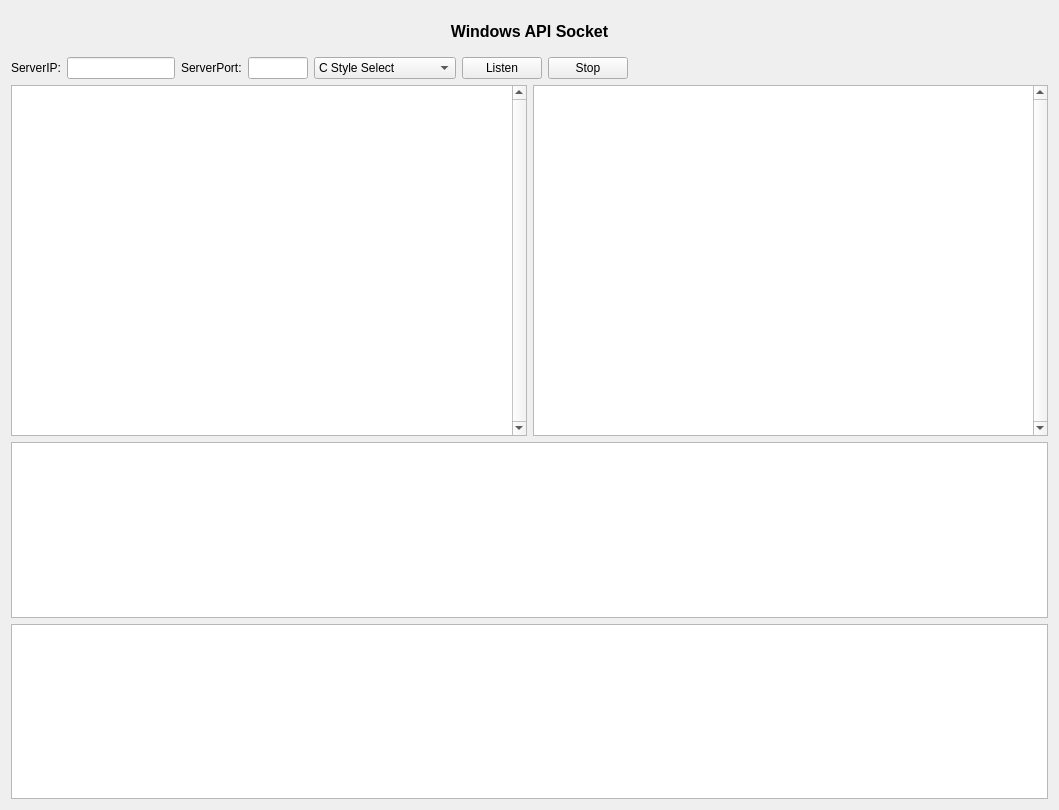
<?xml version="1.0" encoding="UTF-8"?>
<ui version="4.0">
 <class>MiscellaneousWinSocket</class>
 <widget class="QWidget" name="MiscellaneousWinSocket">
  <property name="geometry">
   <rect>
    <x>0</x>
    <y>0</y>
    <width>1059</width>
    <height>810</height>
   </rect>
  </property>
  <property name="windowTitle">
   <string>MiscellaneousWinSocket</string>
  </property>
  <layout class="QVBoxLayout" name="verticalLayout">
   <item>
    <widget class="QLabel" name="lbTitle">
     <property name="minimumSize">
      <size>
       <width>0</width>
       <height>40</height>
      </size>
     </property>
     <property name="font">
      <font>
       <pointsize>12</pointsize>
       <weight>75</weight>
       <bold>true</bold>
      </font>
     </property>
     <property name="text">
      <string>Windows API Socket</string>
     </property>
     <property name="alignment">
      <set>Qt::AlignCenter</set>
     </property>
    </widget>
   </item>
   <item>
    <layout class="QGridLayout" name="gridLayout" rowstretch="0,2,1,1">
     <property name="leftMargin">
      <number>0</number>
     </property>
     <property name="rightMargin">
      <number>0</number>
     </property>
     <item row="3" column="0" colspan="2">
      <widget class="QPlainTextEdit" name="teMatchError">
       <property name="font">
        <font>
         <family>Consolas</family>
         <pointsize>10</pointsize>
        </font>
       </property>
      </widget>
     </item>
     <item row="1" column="0">
      <widget class="QPlainTextEdit" name="teMatchTarget">
       <property name="font">
        <font>
         <family>Consolas</family>
         <pointsize>10</pointsize>
        </font>
       </property>
       <property name="verticalScrollBarPolicy">
        <enum>Qt::ScrollBarAlwaysOn</enum>
       </property>
      </widget>
     </item>
     <item row="2" column="0" colspan="2">
      <widget class="QPlainTextEdit" name="teMatchResult">
       <property name="font">
        <font>
         <family>Consolas</family>
         <pointsize>10</pointsize>
        </font>
       </property>
      </widget>
     </item>
     <item row="1" column="1">
      <widget class="QPlainTextEdit" name="teMatchExpression">
       <property name="font">
        <font>
         <family>Consolas</family>
         <pointsize>10</pointsize>
        </font>
       </property>
       <property name="verticalScrollBarPolicy">
        <enum>Qt::ScrollBarAlwaysOn</enum>
       </property>
      </widget>
     </item>
     <item row="0" column="0" colspan="2">
      <widget class="QWidget" name="ButtonWidget" native="true">
       <layout class="QHBoxLayout" name="horizontalLayout">
        <property name="leftMargin">
         <number>0</number>
        </property>
        <property name="topMargin">
         <number>0</number>
        </property>
        <property name="rightMargin">
         <number>0</number>
        </property>
        <property name="bottomMargin">
         <number>0</number>
        </property>
        <item>
         <widget class="QLabel" name="lbServerIP">
          <property name="text">
           <string>ServerIP:</string>
          </property>
         </widget>
        </item>
        <item>
         <widget class="QLineEdit" name="leServerIP">
          <property name="sizePolicy">
           <sizepolicy hsizetype="Maximum" vsizetype="Fixed">
            <horstretch>0</horstretch>
            <verstretch>0</verstretch>
           </sizepolicy>
          </property>
         </widget>
        </item>
        <item>
         <widget class="QLabel" name="lbServerPort">
          <property name="text">
           <string>ServerPort:</string>
          </property>
         </widget>
        </item>
        <item>
         <widget class="QLineEdit" name="leServerPort">
          <property name="sizePolicy">
           <sizepolicy hsizetype="Maximum" vsizetype="Fixed">
            <horstretch>0</horstretch>
            <verstretch>0</verstretch>
           </sizepolicy>
          </property>
          <property name="maximumSize">
           <size>
            <width>60</width>
            <height>16777215</height>
           </size>
          </property>
         </widget>
        </item>
        <item>
         <widget class="QComboBox" name="cbServerMode">
          <property name="sizePolicy">
           <sizepolicy hsizetype="Maximum" vsizetype="Fixed">
            <horstretch>0</horstretch>
            <verstretch>0</verstretch>
           </sizepolicy>
          </property>
          <property name="maximumSize">
           <size>
            <width>200</width>
            <height>16777215</height>
           </size>
          </property>
          <item>
           <property name="text">
            <string>C Style Select</string>
           </property>
          </item>
          <item>
           <property name="text">
            <string>Win32 Select</string>
           </property>
          </item>
          <item>
           <property name="text">
            <string>Win32 Asynchronize</string>
           </property>
          </item>
          <item>
           <property name="text">
            <string>Complete port</string>
           </property>
          </item>
         </widget>
        </item>
        <item>
         <widget class="QPushButton" name="btnListen">
          <property name="sizePolicy">
           <sizepolicy hsizetype="Maximum" vsizetype="Fixed">
            <horstretch>0</horstretch>
            <verstretch>0</verstretch>
           </sizepolicy>
          </property>
          <property name="text">
           <string>Listen</string>
          </property>
         </widget>
        </item>
        <item>
         <widget class="QPushButton" name="btnStop">
          <property name="sizePolicy">
           <sizepolicy hsizetype="Maximum" vsizetype="Fixed">
            <horstretch>0</horstretch>
            <verstretch>0</verstretch>
           </sizepolicy>
          </property>
          <property name="text">
           <string>Stop</string>
          </property>
         </widget>
        </item>
        <item>
         <spacer name="horizontalSpacer">
          <property name="orientation">
           <enum>Qt::Horizontal</enum>
          </property>
          <property name="sizeHint" stdset="0">
           <size>
            <width>40</width>
            <height>20</height>
           </size>
          </property>
         </spacer>
        </item>
       </layout>
      </widget>
     </item>
    </layout>
   </item>
  </layout>
 </widget>
 <layoutdefault spacing="6" margin="11"/>
 <resources/>
 <connections/>
</ui>
